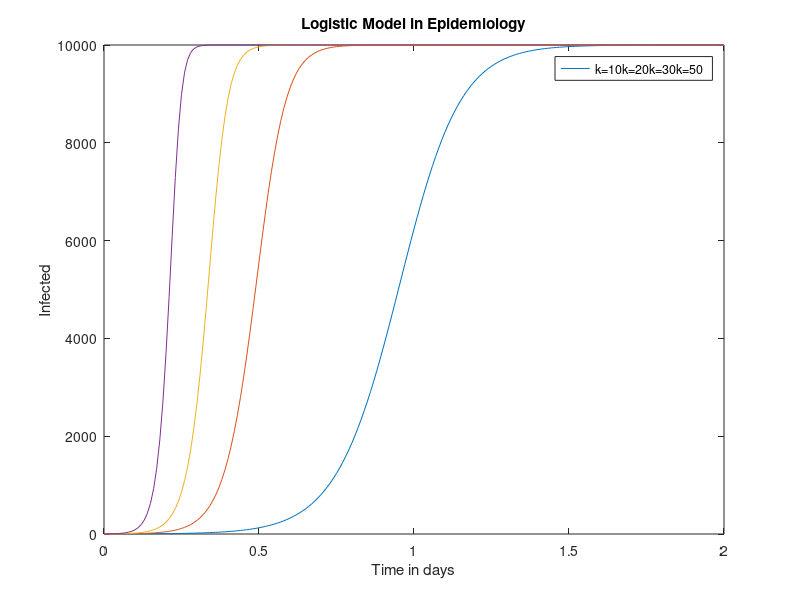

The MATLAB script that drew this image:
function logistic_epidemiology(N, ks, h, max)
    % default parameters for this example
    if nargin == 0
        N = 10000;
        ks = [10 20 30 50];
        h = 0.01;
        max = 2;
    end

    tEnd = max/h;
    res = zeros(length(ks), tEnd);
    % simulate all k's
    for idx=1:1:size(res, 1)
        % reinitialize I for every new k
        I = 1;
        k = ks(idx);
        % simulation using eulers method
        for t=0:1:tEnd
            I_ = k * I * (N - I)/N;
            I = I + I_ * h;
            res(idx, t+1) = I;
        end
    end

    % plot it
    x = 0:h:max;
    plot(x, res);
    xlabel("Time in days");
    ylabel("Infected")
    title("Logistic Model in Epidemiology");
    legend(["k=10", "k=20", "k=30", "k=50"]);
end